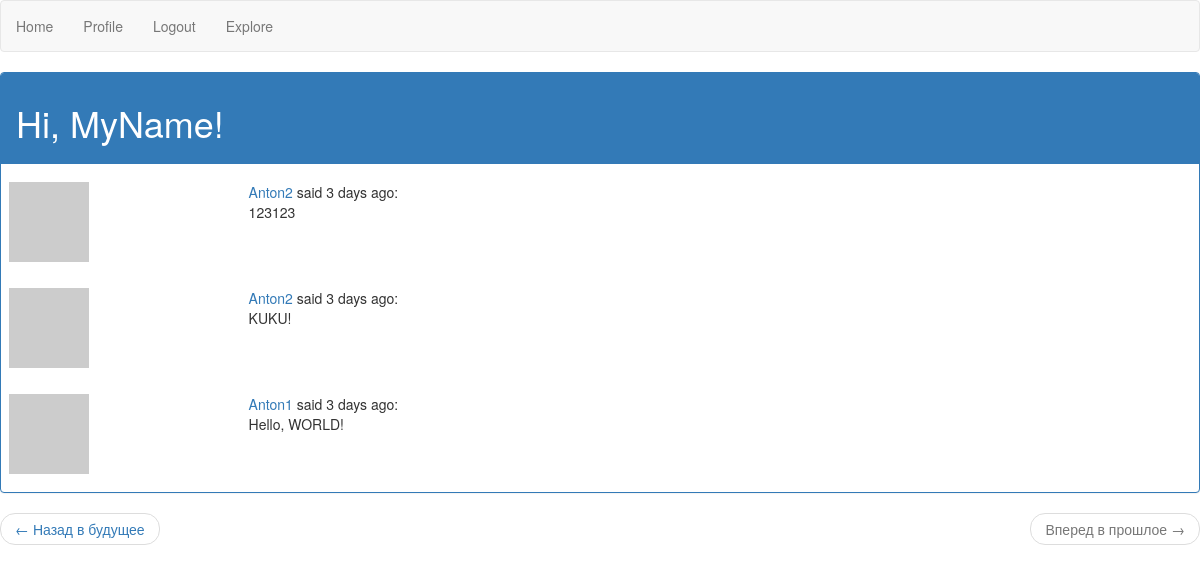
/explore?page=3 (signed in), run on the app's committed database.
### app/models.py (models this page shows, shortened)
class User(UserMixin, db.Model):
    id = db.Column(db.Integer, primary_key=True)
    username = db.Column(db.String(64), index=True, unique=True)
    email = db.Column(db.String(120), index=True, unique=True)
    password_hash = db.Column(db.String(128))
    posts = db.relationship('Post', backref='author', lazy='dynamic')
    about_me = db.Column(db.String(300))
    last_seen = db.Column(db.DateTime, default=datetime.utcnow)
    followed = db.relationship(
        'User', secondary=followers,
        primaryjoin=(followers.c.follower_id == id),
        secondaryjoin=(followers.c.followed_id == id),
        backref=db.backref('followers', lazy='dynamic'), lazy='dynamic')
    def avatar(self, size):
        digest = md5(self.email.lower().encode('utf-8')).hexdigest()
        return 'https://www.gravatar.com/avatar/{}?d=identicon&s={}'.format(
            digest, size)

class Post(db.Model):
    id = db.Column(db.Integer, primary_key=True)
    body = db.Column(db.String(140))
    timestamp = db.Column(db.DateTime, index=True, default=datetime.utcnow)
    user_id = db.Column(db.Integer, db.ForeignKey('user.id'))

### app/routs.py (the view)
@app.route('/explore')
@login_required
def explore():
    page = request.args.get('page', 1, type=int)
    posts = Post.query.order_by(Post.timestamp.desc()).paginate(
        page, app.config['POSTS_PER_PAGE'], False)
    next_url = url_for('explore', page=posts.next_num) \
        if posts.has_next else None
    prev_url = url_for('explore', page=posts.prev_num) \
        if posts.has_prev else None
    return render_template("index.html", title='Explore', posts=posts.items,
                           next_url=next_url, prev_url=prev_url)

### app/models.py (called while the page is built)
@login.user_loader
def load_user(id):
    return User.query.get(int(id))

### app/routs.py (called while the page is built)
@app.before_request
def before_request():
    if current_user.is_authenticated:
        current_user.last_seen = datetime.utcnow()
        db.session.commit()

### app/templates/index.html (shortened to what this page needs)
{% extends "base.html" %}
{% block content %}
    <div class="panel panel-primary">
    <div class="panel-heading">
        <h1>Hi, {{ current_user.username }}!</h1>
    </div>
    {% for post in posts %}
    <p>
    {% include '_post.html' %}
    </p>
    {% endfor %}
    </div>
    <nav aria-label="...">
    <ul class="pager">
        <li class="previous{% if not prev_url %} disabled{% endif %}">
            <a href="{{ prev_url or '#' }}">
                <span aria-hidden="true">&larr;</span> Назад в будущее
            </a>
        </li>
        <li class="next{% if not next_url %} disabled{% endif %}">
            <a href="{{ next_url or '#' }}">
                Вперед в прошлое <span aria-hidden="true">&rarr;</span>
            </a>
        </li>
    </ul>
    </nav>
{% endblock %}

### app/templates/_post.html
<table class="table table-hover">
    <tr>
        <td width="20%">
            <a href="{{ url_for('user', username=post.author.username) }}">
                <img src="{{ post.author.avatar(70) }}" />
            </a>
        </td>
        <td>
            <a href="{{ url_for('user', username=post.author.username) }}">
                {{ post.author.username }}
            </a>
            said {{ moment(post.timestamp).fromNow() }}:
            <br>
            {{ post.body }}
        </td>
    </tr>
</table>

### data on the page
User: username "MyName"
Post: author.username "Anton2", timestamp "3 days ago", body "123123"
Post: author.username "Anton2", timestamp "3 days ago", body "KUKU!"
Post: author.username "Anton1", timestamp "3 days ago", body "Hello, WORLD!"
